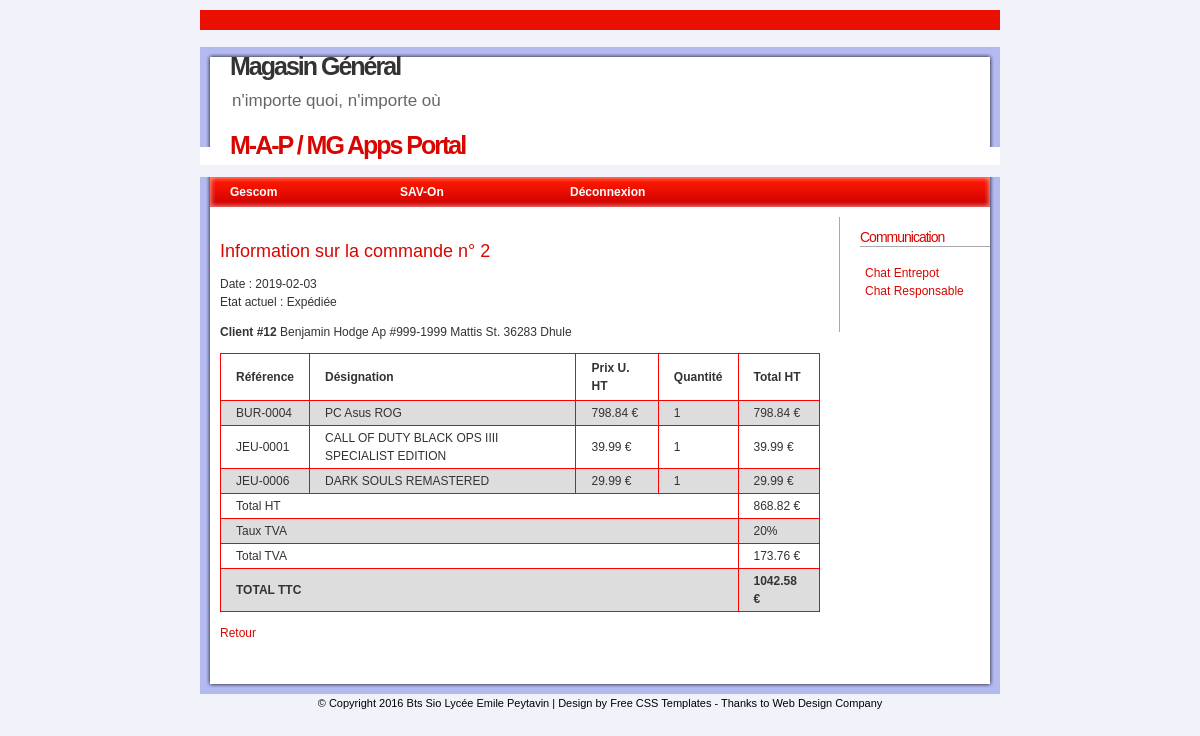
The page /map/gescom/cde_rechercher_resultat.php?numCde=2 (signed in) on the database its author committed.
### tables this page shows
CREATE TABLE IF NOT EXISTS `commande` (
  `idCommande` int(11) NOT NULL AUTO_INCREMENT,
  `dateCommande` date NOT NULL,
  `etatCommande` char(50) NOT NULL,
  `idClient` int(11) NOT NULL,
  PRIMARY KEY (`idCommande`),
  KEY `Commande_Client_FK` (`idClient`)
);

CREATE TABLE IF NOT EXISTS `client` (
  `idClient` int(5) NOT NULL AUTO_INCREMENT,
  `nomClient` char(50) NOT NULL,
  `prenomClient` char(50) NOT NULL,
  `rueClient` char(100) NOT NULL,
  `cpClient` char(10) NOT NULL,
  `villeClient` char(50) NOT NULL,
  `mailClient` char(100) NOT NULL,
  `telClient` char(20) NOT NULL,
  PRIMARY KEY (`idClient`)
);

CREATE TABLE IF NOT EXISTS `produit` (
  `idProduit` char(20) NOT NULL,
  `nomProduit` char(50) NOT NULL,
  `descProduit` text NOT NULL,
  `prixProduit` float NOT NULL,
  `dureeGarantie` int(11) NOT NULL,
  `idCategorie` int(11) NOT NULL,
  PRIMARY KEY (`idProduit`),
  KEY `Produit_CategorieProduit_FK` (`idCategorie`)
);

### classes/database.class.php (called while the page is built)
<?php
class database
{
    private $serverName="localhost";
    private $serverPort="3306";
    private $databaseName="mgvpcdb";
    private $databaseUser="root";
    private $databasePassword="";
    private $databaseCharset="UTF8";
    private $db=null;
    private function __construct()
    {
        $serverName = $this->serverName;
        $databasePort = $this->serverPort;
        $databaseName = $this->databaseName;
        $databaseUser = $this->databaseUser;
        $databasePassword = $this->databasePassword;
        $databaseCharset = $this->databaseCharset;
        if (!isset($this->db))
        {
            $this->db = new PDO('mysql:host='.$serverName.';port='.$databasePort.';dbname='.$databaseName.';charset='.$databaseCharset, $databaseUser, $databasePassword);
        }
    }
    public static function getDB()
    {
        static $database = null;
        if (!isset($database))
        {
            $database = new database();
        }
        return $database->db;
    }
}

### classes/commandeManager.class.php (called while the page is built, shortened)
<?php
require_once ("database.class.php");
class commandeManager {
    private $db;
    public function __construct($database)
    {
        $this->db=$database;
    }
    public function get($num)
    {
        $query = "select * from `commande` WHERE `idCommande`=?;";
        try
        {
            $traitement = $this->db->prepare($query);
            $traitement->bindparam(1,$num);
            $traitement->execute();
        }
        catch(PDOException $e)
        {
            die ("Erreur : ".$e->getMessage());
        }
        if ($row = $traitement->fetch()) {
            $managerCli = new clientManager(database::getDB());
            $commande = new commande($managerCli->get($row['idClient']));
            $commande->setNum($row['idCommande']);
            $commande->setDate($row['dateCommande']);
            $commande->setEtat($row['etatCommande']);
            $queryContenir = "SELECT * FROM contenir WHERE idCommande='".$num."'";
            try
            {
                $resultContenir = $this->db->Query($queryContenir);
            }
            catch(PDOException $e)
            {
                die ("Erreur : ".$e->getMessage());
            }
            while ($rowContenir = $resultContenir->fetch())
            {
                $managerProd = new produitManager(database::getDB());
                $produit = $managerProd->get($rowContenir['idProduit']);
                $commande->addProduitQte($produit,$rowContenir['quantite']);
            }
            return $commande;
        }
        else {
            return false;
        }
    }
}

### classes/clientManager.class.php (called while the page is built, shortened)
<?php
require_once ("database.class.php");
class clientManager {
    private $db;
    public function __construct($database)
    {
        $this->db=$database;
    }
    public function get($id)
    {
        $query = "select * from `client` WHERE `idClient`=?;";
        try
        {
            $traitement = $this->db->prepare($query);
            $traitement->bindparam(1,$id);
            $traitement->execute();
        }
        catch(PDOException $e)
        {
            die ("Erreur : ".$e->getMessage());
        }
        if($row = $traitement->fetch()) {
            $cli = new client($row['nomClient'],$row['prenomClient'],$row['rueClient'],$row['cpClient'],$row['villeClient'],$row['mailClient'],$row['telClient']);
            $cli->setId($row['idClient']);
            return $cli;
        }
        else {
            return false;
        }
    }
}

### classes/produitManager.class.php (called while the page is built, shortened)
<?php
require_once ("database.class.php");
class produitManager {
    private $db;
    public function __construct($database)
    {
        $this->db=$database;
    }
    public function get($id)
    {
        $query = "SELECT * FROM `produit` WHERE `idProduit`=?;";
        try
        {
            $traitement = $this->db->prepare($query);
            $traitement->bindparam(1,$id);
            $traitement->execute();
        }
        catch(PDOException $e)
        {
            die ("Erreur : ".$e->getMessage());
        }
        if ($row = $traitement->fetch())
        {
            $managerCateg = new categorieProduitManager(database::getDB());
            $categ = $managerCateg->get($row['idCategorie']);
            $produit = new produit($row['idProduit'],$row['nomProduit'],$row['descProduit'],$row['prixProduit'],$row['dureeGarantie'], $categ);
            return $produit;
        }
        else {
            return false;
        }
    }
}

### classes/categorieProduitManager.class.php (called while the page is built, shortened)
<?php
require_once 'database.class.php';
class categorieProduitManager
{
    private $db;
    public function __construct($database)
    {
        $this->db = $database;
    }
    public function get($id)
    {
        $query = "SELECT * FROM categorieproduit WHERE idCategorie = ?;";
        try
        {
            $traitement = $this->db->prepare($query);
            $traitement->bindparam(1,$id);
            $traitement->execute();
        }
        catch(PDOException $e)
        {
            die ("Erreur : ".$e->getMessage());
        }
        $row = $traitement->fetch();
        if($row)
        {
            $categProd = new categorieProduit($row['nomCategorie']);
            $categProd->setId($row['idCategorie']);
            return $categProd;
        }
        else
            return false;
    }
}

### classes/produit.class.php (called while the page is built, shortened)
<?php
class produit implements JsonSerializable {
    private $id;
    public function __construct($id, $lib, $desc, $pri, $dureeGar, $categorie){
        $this->id = $id;
    }
    public function getId(){return $this->id;}
}

### map/gescom/cde_rechercher_resultat.php (the view, shortened to what this page needs)
<?php
    include ("../inc/header.inc.php");
    include ("../inc/menu.inc.php");
if (isset($_SESSION['idE']))
{
?>
    <div id="content">
        <div class="left">
        <?php
        if(isset($_POST['typeRech']))
        {
            switch ($_POST['typeRech']) {
                case "num" :
                    $num = $_POST['numCde'];
                    $cdeManager = new commandeManager(database::getDB());
                    $cde = $cdeManager->get($num);
                    if (is_object($cde)) {
                        echo "<h2> Information sur la commande n° ".$cde->getNum()."</h2>";
                        echo "<p>Date : ".$cde->getDate()."<br>";
                        echo "Etat actuel : ".$cde->getEtat()."</p>";
                        echo "<p><b>Client #".$cde->getClient()->getId()."</b> ".$cde->getClient()->getPrenom().
                                " ".$cde->getClient()->getNom()." ".$cde->getClient()->getRue().
                                " ".$cde->getClient()->getCP()." ".$cde->getClient()->getVille()."</p>";
                        echo "<p><table class=\"tab_cde\"><tr><th>Référence</th><th>Désignation</th><th>Prix U. HT</th><th>Quantité</th><th>Total HT</th></tr>";
                        $totalGeneral = 0;
                        foreach ($cde->getProduits() as $prod){
                            $id = $prod->getId();
                            $qte = $cde->getQuantites()[$id];
                            $totalLigne = $prod->getPrix() * $qte;
                            $totalGeneral += $totalLigne;
                            echo "<tr>";
                            echo "<td>".$id."</td>";
                            echo "<td>".$prod->getLib()."</td>";
                            echo "<td align='right'>".$prod->getPrix()." € </td>";
                            echo "<td align='center'>".$qte."</td>";
                            echo "<td align='right'>".$totalLigne." € </td>";
                            echo "</tr>";
                        }
                        echo "<tr><td colspan='4' align='right'>Total HT</td><td align='right'>".$totalGeneral." €</td>";
                        echo "<tr><td colspan='4' align='right'>Taux TVA</td><td align='right'>20%</td>";
                        $TVA = $totalGeneral*0.2;
                        echo "<tr><td colspan='4' align='right'>Total TVA</td><td align='right'>".round(($TVA) * 100)/100 ." €</td>";
                        $TTC = $totalGeneral*1.2;
                        echo "<tr><td colspan='4' align='right'><b>TOTAL TTC</b></td><td align='right'><b>".round(($TTC) * 100)/100 ." €</b></td>";
                        echo "</table></p>";
                        echo "<p><a href=\"javascript:history.go(-1)\">Retour</a>";
                    }
                    else {
                        echo "<h2> Erreur de recherche </h2>";
                        echo "<p>La commande <b>n° ".$num."</b> est introuvable</p>";
                        echo "<p><a href=\"javascript:history.go(-1)\">Retour</a>";
                    }
                break;
                case "cli" :
                    $nom = $_POST['nomCli'];
                    $cliManager = new clientManager(database::getDB());
                    $cdeManager = new commandeManager(database::getDB());
                    $tabClis = $cliManager->getList("WHERE nomClient=\"".$nom."\";");
                    if (!empty($tabClis) && is_object($tabClis[0])) {
                         $client = $tabClis[0];
                         echo "<p><b>Client #".$client->getId()."</b> ".$client->getPrenom().
                                        " ".$client->getNom()." ".$client->getRue().
                                        " ".$client->getCP()." ".$client->getVille()."</p><hr>";
                        $tabCdes = $cdeManager->getCdesClient($client);
                        if (!empty($tabCdes)) {
                            foreach($tabCdes as $cde) {
                                echo "<h2> Information sur la commande n° ".$cde->getNum()."</h2>";
                                echo "<p>Date : ".$cde->getDate()."<br>";
                                echo "Etat actuel : ".$cde->getEtat()."</p>";
                                echo "<p><table class=\"tab_cde\"><tr><th>Référence</th><th>Désignation</th><th>Prix U. HT</th><th>Quantité</th><th>Total HT</th></tr>";
                                $totalGeneral = 0;
                                foreach ($cde->getProduits() as $prod){
                                    $id = $prod->getId();
                                    $qte = $cde->getQuantites()[$id];
                                    $totalLigne = $prod->getPrix() * $qte;
                                    $totalGeneral += $totalLigne;
                                    echo "<tr>";
                                    echo "<td>".$id."</td>";
                                    echo "<td>".$prod->getLib()."</td>";
                                    echo "<td align='right'>".$prod->getPrix()." € </td>";
                                    echo "<td align='center'>".$qte."</td>";
                                    echo "<td align='right'>".$totalLigne." € </td>";
                                    echo "</tr>";
                                }
                                echo "<tr><td colspan='4' align='right'>Total HT</td><td align='right'>".$totalGeneral." €</td>";
                                echo "<tr><td colspan='4' align='right'>Taux TVA</td><td align='right'>20%</td>";
                                $TVA = $totalGeneral*0.2;
                                echo "<tr><td colspan='4' align='right'>Total TVA</td><td align='right'>".round(($TVA) * 100)/100 ." €</td>";
                                $TTC = $totalGeneral*1.2;
                                echo "<tr><td colspan='4' align='right'><b>TOTAL TTC</b></td><td align='right'><b>".round(($TTC) * 100)/100 ." €</b></td>";
                                echo "</table></p>";
                            }
                            echo "<p><a href=\"javascript:history.go(-1)\">Retour</a>";
                        }
                    }
                    else {
                        echo "<h2> Erreur de recherche </h2>";
                        echo "<p>Le client \" <b>".$prenom." ".$nom." \"</b> n'existe pas ou n'a pas passé de commande</p>";
                        echo "<p><a href=\"javascript:history.go(-1)\">Retour</a>";
                    }
                break;
            }
        }
        else
        {
            $num = $_GET['numCde'];
            $cdeManager = new commandeManager(database::getDB());
            $cde = $cdeManager->get($num);
            if (is_object($cde)) {
                echo "<h2> Information sur la commande n° ".$cde->getNum()."</h2>";
                echo "<p>Date : ".$cde->getDate()."<br>";
                echo "Etat actuel : ".$cde->getEtat()."</p>";
                echo "<p><b>Client #".$cde->getClient()->getId()."</b> ".$cde->getClient()->getPrenom().
                        " ".$cde->getClient()->getNom()." ".$cde->getClient()->getRue().
                        " ".$cde->getClient()->getCP()." ".$cde->getClient()->getVille()."</p>";
                echo "<p><table class=\"tab_cde\"><tr><th>Référence</th><th>Désignation</th><th>Prix U. HT</th><th>Quantité</th><th>Total HT</th></tr>";
                $totalGeneral = 0;
                foreach ($cde->getProduits() as $prod){
                    $id = $prod->getId();
                    $qte = $cde->getQuantites()[$id];
                    $totalLigne = $prod->getPrix() * $qte;
                    $totalGeneral += $totalLigne;
                    echo "<tr>";
                    echo "<td>".$id."</td>";
                    echo "<td>".$prod->getLib()."</td>";
                    echo "<td align='right'>".$prod->getPrix()." € </td>";
                    echo "<td align='center'>".$qte."</td>";
                    echo "<td align='right'>".$totalLigne." € </td>";
                    echo "</tr>";
                }
                echo "<tr><td colspan='4' align='right'>Total HT</td><td align='right'>".$totalGeneral." €</td>";
                echo "<tr><td colspan='4' align='right'>Taux TVA</td><td align='right'>20%</td>";
                $TVA = $totalGeneral*0.2;
                echo "<tr><td colspan='4' align='right'>Total TVA</td><td align='right'>".round(($TVA) * 100)/100 ." €</td>";
                $TTC = $totalGeneral*1.2;
                echo "<tr><td colspan='4' align='right'><b>TOTAL TTC</b></td><td align='right'><b>".round(($TTC) * 100)/100 ." €</b></td>";
                echo "</table></p>";
                echo "<p><a href=\"javascript:history.go(-1)\">Retour</a>";
            }
        }
        ?>
        </div>
    <?php
}
else
{
    header('location:../index.php');
}
include ("../inc/right.inc.php");
?>
</div>
<?php
    include ("../inc/footer.inc.php");

### map/style/style.css (style rules this page uses)
h2 { color: #D80600; text-decoration: none; }
body { background: #F1F2FA; font-family: Verdana, Arial, Helvetica, sans-serif; font-size: 12px; line-height: 18px; color: #333333; }
a { color: #D80600; text-decoration: none; }
#content { background: #FFFFFF url(images/content.gif) repeat-y; padding: 10px; }
.left { float: left; width: 600px; padding: 10px; }
.left h2 { font-size: 18px; font-weight: 100; }
th { text-align:center; }
.tab_cde { border-width:1px; border-style:solid; border-color:black; border-collapse:collapse; }
.tab_cde tr th { border-width:1px; border-style:solid; border-color:red; padding:5px 15px 5px 15px; }
.tab_cde tr td { border-width:1px; border-style:solid; border-color:red; padding:3px 15px 3px 15px; }
table { font-family: arial, sans-serif; border-collapse: collapse; width: 100%; }
td, th { border: 1px solid #dddddd; text-align: left; padding: 8px; }
tr:nth-child(even) { background-color: #dddddd; }

### rows shown on the page
commande: idCommande "2", dateCommande "2019-02-03", etatCommande "Expédiée"
client: idClient "12", prenomClient "Benjamin", nomClient "Hodge", rueClient "Ap #999-1999 Mattis St.", cpClient "36283", villeClient "Dhule"
produit: idProduit "BUR-0004", nomProduit "PC Asus ROG", prixProduit "798.84", idProduit "1"
produit: idProduit "JEU-0001", nomProduit "CALL OF DUTY BLACK OPS IIII SPECIALIST EDITION", prixProduit "39.99", idProduit "1"
produit: idProduit "JEU-0006", nomProduit "DARK SOULS REMASTERED", prixProduit "29.99", idProduit "1"

### other values the page prints
$totalGeneral "868.82"
round(($TVA) * 100)/100 "173.76"
round(($TTC) * 100)/100 "1042.58"
